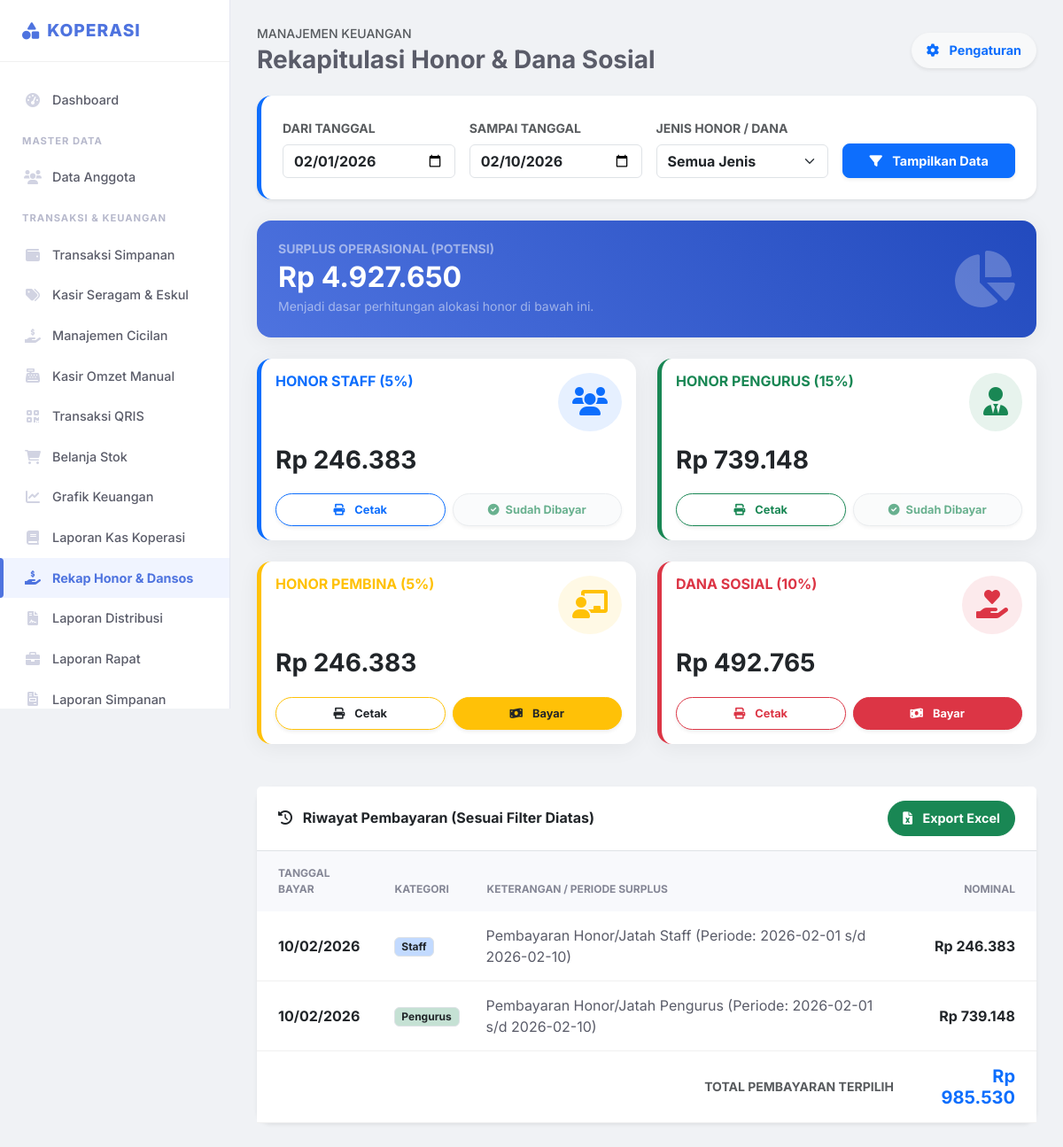
Screenshot of /kas/rekap_honor (signed in) with the database file from the repository.
### tables this page shows
CREATE TABLE `transaksi_kas` (
  `id` int(11) NOT NULL,
  `tanggal` date NOT NULL,
  `kategori` varchar(100) NOT NULL,
  `arus` enum('masuk','keluar') NOT NULL,
  `jumlah` decimal(15,2) NOT NULL,
  `keterangan` text DEFAULT NULL,
  `user_id` int(11) DEFAULT NULL,
  `created_at` timestamp NOT NULL DEFAULT current_timestamp()
);

### config/functions.php (called while the page is built, shortened)
<?php
function formatRp($angka){
    return "Rp " . number_format($angka, 0, ',', '.');
}
function getAllPengaturan($pdo) {
    $stmt = $pdo->query("SELECT kunci, nilai FROM pengaturan");
    return $stmt->fetchAll(PDO::FETCH_KEY_PAIR);
}
?>

### pages/kas/rekap_honor.php (the view, shortened to what this page needs)
<?php
$tgl_awal = isset($_GET['tgl_awal']) ? $_GET['tgl_awal'] : date('Y-m-01');
$tgl_akhir = isset($_GET['tgl_akhir']) ? $_GET['tgl_akhir'] : date('Y-m-d');
$filter_jenis = isset($_GET['filter_jenis']) ? $_GET['filter_jenis'] : 'all';
$set = getAllPengaturan($pdo);
$sql = "SELECT * FROM transaksi_kas
        WHERE (tanggal BETWEEN ? AND ?)
        AND kategori NOT IN (
            'penjualan_seragam', 'penjualan_eskul',
            'bagi_hasil_staff', 'bagi_hasil_pengurus', 'bagi_hasil_pembina', 'bagi_hasil_dansos'
        )
        ORDER BY tanggal ASC";
$stmt = $pdo->prepare($sql);
$stmt->execute([$tgl_awal, $tgl_akhir]);
$transaksi = $stmt->fetchAll();
$total_masuk = 0;
$total_keluar = 0;
foreach($transaksi as $t){
    if($t['arus'] == 'masuk') $total_masuk += $t['jumlah'];
    else $total_keluar += $t['jumlah'];
}
$surplus = $total_masuk - $total_keluar;
$alloc = ['staff'=>0, 'pengurus'=>0, 'pembina'=>0, 'dansos'=>0];
if($surplus > 0){
    $alloc['staff']    = $surplus * ($set['persen_staff'] / 100);
    $alloc['pengurus'] = $surplus * ($set['persen_pengurus'] / 100);
    $alloc['pembina']  = $surplus * ($set['persen_pembina'] / 100);
    $alloc['dansos']   = $surplus * ($set['persen_dansos'] / 100);
}
$status_bayar = [];
$list_tipe = ['staff', 'pengurus', 'pembina', 'dansos'];
foreach($list_tipe as $tipe){
    $kategori_cek = "bagi_hasil_" . $tipe;
    $ket_cek = "%$tgl_awal s/d $tgl_akhir%";
    $cek = $pdo->prepare("SELECT id FROM transaksi_kas WHERE kategori = ? AND keterangan LIKE ?");
    $cek->execute([$kategori_cek, $ket_cek]);
    $status_bayar[$tipe] = ($cek->rowCount() > 0);
}
$sql_history = "SELECT * FROM transaksi_kas
                WHERE (tanggal BETWEEN ? AND ?) ";
$params_hist = [$tgl_awal, $tgl_akhir];
if($filter_jenis == 'all'){
    $sql_history .= " AND kategori IN ('bagi_hasil_staff', 'bagi_hasil_pengurus', 'bagi_hasil_pembina', 'bagi_hasil_dansos')";
} else {
    $sql_history .= " AND kategori = ?";
    $params_hist[] = "bagi_hasil_" . $filter_jenis;
}
$sql_history .= " ORDER BY tanggal DESC, id DESC";
$stmt_hist = $pdo->prepare($sql_history);
$stmt_hist->execute($params_hist);
$history_honor = $stmt_hist->fetchAll();
?>
<div class="d-flex justify-content-between align-items-center mb-4">
    <div>
        <h6 class="text-muted text-uppercase small ls-1 mb-1">Manajemen Keuangan</h6>
        <h2 class="h3 fw-bold mb-0 text-gray-800">Rekapitulasi Honor & Dana Sosial</h2>
    </div>
    <a href="index.php?page=utilitas/pengaturan" class="btn btn-sm btn-light text-primary fw-bold rounded-pill shadow-sm">
        <i class="fas fa-cog me-2"></i> Pengaturan
    </a>
</div>
<div class="card border-0 shadow-sm mb-4 rounded-4 bg-white border-start border-5 border-primary">
    <div class="card-body p-4">
        <form class="row g-3 align-items-end" method="GET">
            <div class="col-md-3">
                <label class="form-label small fw-bold text-muted text-uppercase">Dari Tanggal</label>
                <input type="date" name="tgl_awal" class="form-control fw-bold" value="<?= $tgl_awal ?>">
            </div>
            <div class="col-md-3">
                <label class="form-label small fw-bold text-muted text-uppercase">Sampai Tanggal</label>
                <input type="date" name="tgl_akhir" class="form-control fw-bold" value="<?= $tgl_akhir ?>">
            </div>
            <div class="col-md-3">
                <label class="form-label small fw-bold text-muted text-uppercase">Jenis Honor / Dana</label>
                <select name="filter_jenis" class="form-select fw-bold">
                    <option value="all" <?= $filter_jenis=='all'?'selected':'' ?>>Semua Jenis</option>
                </select>
            </div>
            <div class="col-md-3">
                <button type="submit" class="btn btn-primary w-100 fw-bold shadow-sm">
                    <i class="fas fa-filter me-2"></i> Tampilkan Data
                </button>
            </div>
        </form>
    </div>
</div>
<div class="card card-modern bg-gradient-primary text-white mb-4">
    <div class="card-body p-4">
        <div class="row align-items-center">
            <div class="col-md-8">
                <h5 class="text-white-50 text-uppercase small fw-bold mb-1">Surplus Operasional (Potensi)</h5>
                <h2 class="mb-0 fw-bold"><?= formatRp($surplus) ?></h2>
                <small class="text-white-50">Menjadi dasar perhitungan alokasi honor di bawah ini.</small>
            </div>
            <div class="col-md-4 text-end">
                <i class="fas fa-chart-pie fa-4x opacity-25"></i>
            </div>
        </div>
    </div>
</div>
<?php if($surplus <= 0): ?>
    <div class="alert alert-warning border-0 shadow-sm rounded-3 mb-5">
        <i class="fas fa-exclamation-triangle me-2"></i>
        <strong>Tidak ada surplus!</strong> Pengeluaran operasional melebihi pemasukan pada periode yang dipilih.
    </div>
<?php else: ?>
    <div class="row g-4 mb-5">
        <?php if($filter_jenis == 'all' || $filter_jenis == 'staff'): ?>
        <div class="col-md-6">
            <div class="card card-modern h-100 border-start border-5 border-primary">
                <div class="card-body">
                    <div class="d-flex justify-content-between align-items-start mb-3">
                        <div><h6 class="fw-bold text-primary text-uppercase mb-1">Honor Staff (<?= $set['persen_staff'] ?>%)</h6></div>
                        <div class="bg-primary bg-opacity-10 p-3 rounded-circle text-primary"><i class="fas fa-users fa-2x"></i></div>
                    </div>
                    <h3 class="fw-bold text-dark mb-3"><?= formatRp($alloc['staff']) ?></h3>
                    <div class="row g-2">
                        <div class="col-6"><a href="pages/kas/cetak_honor.php?tipe=staff&tgl_awal=<?= $tgl_awal ?>&tgl_akhir=<?= $tgl_akhir ?>" target="_blank" class="btn btn-outline-primary btn-action shadow-sm"><i class="fas fa-print me-2"></i> Cetak</a></div>
                        <div class="col-6">
                            <?php if($status_bayar['staff']): ?>
                                <button class="btn btn-light text-success fw-bold btn-action shadow-sm border" disabled><i class="fas fa-check-circle me-1"></i> Sudah Dibayar</button>
                            <?php endif; ?>
                        </div>
                    </div>
                </div>
            </div>
        </div>
        <?php endif; ?>
        <?php if($filter_jenis == 'all' || $filter_jenis == 'pengurus'): ?>
        <div class="col-md-6">
            <div class="card card-modern h-100 border-start border-5 border-success">
                <div class="card-body">
                    <div class="d-flex justify-content-between align-items-start mb-3">
                        <div><h6 class="fw-bold text-success text-uppercase mb-1">Honor Pengurus (<?= $set['persen_pengurus'] ?>%)</h6></div>
                        <div class="bg-success bg-opacity-10 p-3 rounded-circle text-success"><i class="fas fa-user-tie fa-2x"></i></div>
                    </div>
                    <h3 class="fw-bold text-dark mb-3"><?= formatRp($alloc['pengurus']) ?></h3>
                    <div class="row g-2">
                        <div class="col-6"><a href="pages/kas/cetak_honor.php?tipe=pengurus&tgl_awal=<?= $tgl_awal ?>&tgl_akhir=<?= $tgl_akhir ?>" target="_blank" class="btn btn-outline-success btn-action shadow-sm"><i class="fas fa-print me-2"></i> Cetak</a></div>
                        <div class="col-6">
                            <?php if($status_bayar['pengurus']): ?>
                                <button class="btn btn-light text-success fw-bold btn-action shadow-sm border" disabled><i class="fas fa-check-circle me-1"></i> Sudah Dibayar</button>
                            <?php endif; ?>
                        </div>
                    </div>
                </div>
            </div>
        </div>
        <?php endif; ?>
        <?php if($filter_jenis == 'all' || $filter_jenis == 'pembina'): ?>
        <div class="col-md-6">
            <div class="card card-modern h-100 border-start border-5 border-warning">
                <div class="card-body">
                    <div class="d-flex justify-content-between align-items-start mb-3">
                        <div><h6 class="fw-bold text-warning text-uppercase mb-1">Honor Pembina (<?= $set['persen_pembina'] ?>%)</h6></div>
                        <div class="bg-warning bg-opacity-10 p-3 rounded-circle text-warning"><i class="fas fa-chalkboard-teacher fa-2x"></i></div>
                    </div>
                    <h3 class="fw-bold text-dark mb-3"><?= formatRp($alloc['pembina']) ?></h3>
                    <div class="row g-2">
                        <div class="col-6"><a href="pages/kas/cetak_honor.php?tipe=pembina&tgl_awal=<?= $tgl_awal ?>&tgl_akhir=<?= $tgl_akhir ?>" target="_blank" class="btn btn-outline-warning text-dark btn-action shadow-sm"><i class="fas fa-print me-2"></i> Cetak</a></div>
                        <div class="col-6">
                            <?php if($status_bayar['pembina']): ?>
                                <button class="btn btn-light text-success fw-bold btn-action shadow-sm border" disabled><i class="fas fa-check-circle me-1"></i> Sudah Dibayar</button>
                            <?php else: ?>
                                <form action="process/kas_bayar_honor.php" method="POST" onsubmit="return confirm('Bayar Honor Pembina?')">
                                    <button type="submit" class="btn btn-warning text-dark btn-action shadow-sm"><i class="fas fa-money-bill-wave me-2"></i> Bayar</button>
                                </form>
                            <?php endif; ?>
                        </div>
                    </div>
                </div>
            </div>
        </div>
        <?php endif; ?>
        <?php if($filter_jenis == 'all' || $filter_jenis == 'dansos'): ?>
        <div class="col-md-6">
            <div class="card card-modern h-100 border-start border-5 border-danger">
                <div class="card-body">
                    <div class="d-flex justify-content-between align-items-start mb-3">
                        <div><h6 class="fw-bold text-danger text-uppercase mb-1">Dana Sosial (<?= $set['persen_dansos'] ?>%)</h6></div>
                        <div class="bg-danger bg-opacity-10 p-3 rounded-circle text-danger"><i class="fas fa-hand-holding-heart fa-2x"></i></div>
                    </div>
                    <h3 class="fw-bold text-dark mb-3"><?= formatRp($alloc['dansos']) ?></h3>
                    <div class="row g-2">
                        <div class="col-6"><a href="pages/kas/cetak_honor.php?tipe=dansos&tgl_awal=<?= $tgl_awal ?>&tgl_akhir=<?= $tgl_akhir ?>" target="_blank" class="btn btn-outline-danger btn-action shadow-sm"><i class="fas fa-print me-2"></i> Cetak</a></div>
                        <div class="col-6">
                            <?php if($status_bayar['dansos']): ?>
                                <button class="btn btn-light text-success fw-bold btn-action shadow-sm border" disabled><i class="fas fa-check-circle me-1"></i> Sudah Dibayar</button>
                            <?php else: ?>
                                <form action="process/kas_bayar_honor.php" method="POST" onsubmit="return confirm('Cairkan Dana Sosial?')">
                                    <button type="submit" class="btn btn-danger btn-action shadow-sm"><i class="fas fa-money-bill-wave me-2"></i> Bayar</button>
                                </form>
                            <?php endif; ?>
                        </div>
                    </div>
                </div>
            </div>
        </div>
        <?php endif; ?>
    </div>
<?php endif; ?>
<div class="card border-0 shadow-sm rounded-4">
    <div class="card-header bg-white py-3 border-bottom d-flex justify-content-between align-items-center">
        <h6 class="fw-bold text-dark mb-0"><i class="fas fa-history me-2"></i> Riwayat Pembayaran (Sesuai Filter Diatas)</h6>
        <a href="process/export_riwayat_honor.php?tgl_awal=<?= $tgl_awal ?>&tgl_akhir=<?= $tgl_akhir ?>&jenis=<?= $filter_jenis ?>"
           target="_blank" class="btn btn-sm btn-success rounded-pill px-3 fw-bold">
            <i class="fas fa-file-excel me-2"></i> Export Excel
        </a>
    </div>
    <div class="card-body p-0">
        <div class="table-responsive">
            <table class="table table-custom table-hover mb-0">
                <thead>
                    <tr>
                        <th class="ps-4">Tanggal Bayar</th>
                        <th>Kategori</th>
                        <th>Keterangan / Periode Surplus</th>
                        <th class="text-end pe-4">Nominal</th>
                    </tr>
                </thead>
                <tbody>
                    <?php
                    $total_riwayat = 0;
                    if(empty($history_honor)): ?>
                    <?php endif;
                    foreach($history_honor as $row):
                        $total_riwayat += $row['jumlah'];
                        $badge_cls = 'bg-secondary';
                        $label = 'Lainnya';
                        if($row['kategori'] == 'bagi_hasil_staff') { $badge_cls='bg-primary'; $label='Staff'; }
                        elseif($row['kategori'] == 'bagi_hasil_pengurus') { $badge_cls='bg-success'; $label='Pengurus'; }
                        elseif($row['kategori'] == 'bagi_hasil_pembina') { $badge_cls='bg-warning text-dark'; $label='Pembina'; }
                        elseif($row['kategori'] == 'bagi_hasil_dansos') { $badge_cls='bg-danger'; $label='Dansos'; }
                    ?>
                    <tr>
                        <td class="ps-4 fw-bold text-dark"><?= date('d/m/Y', strtotime($row['tanggal'])) ?></td>
                        <td><span class="badge <?= $badge_cls ?> bg-opacity-25 border text-dark"><?= $label ?></span></td>
                        <td><?= htmlspecialchars($row['keterangan']) ?></td>
                        <td class="text-end fw-bold text-dark pe-4"><?= formatRp($row['jumlah']) ?></td>
                    </tr>
                    <?php endforeach; ?>
                </tbody>
                <tfoot class="bg-light">
                    <tr>
                        <td colspan="3" class="text-end fw-bold text-uppercase small ls-1 py-3 text-muted">Total Pembayaran Terpilih</td>
                        <td class="text-end fw-bold text-primary pe-4 py-3 h5 mb-0"><?= formatRp($total_riwayat) ?></td>
                    </tr>
                </tfoot>
            </table>
        </div>
    </div>
</div>

### rows the page displays
transaksi_kas: tanggal "10/02/2026", kategori "Staff", keterangan "Pembayaran Honor/Jatah Staff (Periode: 2026-02-01 s/d 2026-02-10)", jumlah "Rp 246.383"
transaksi_kas: tanggal "10/02/2026", kategori "Pengurus", keterangan "Pembayaran Honor/Jatah Pengurus (Periode: 2026-02-01 s/d 2026-02-10)", jumlah "Rp 739.148"

### other values shown
formatRp($surplus) "Rp 4.927.650"
$set['persen_staff'] "5"
formatRp($alloc['staff']) "Rp 246.383"
$set['persen_pengurus'] "15"
formatRp($alloc['pengurus']) "Rp 739.148"
$set['persen_pembina'] "5"
formatRp($alloc['pembina']) "Rp 246.383"
$set['persen_dansos'] "10"
formatRp($alloc['dansos']) "Rp 492.765"
formatRp($total_riwayat) "Rp 985.530"
